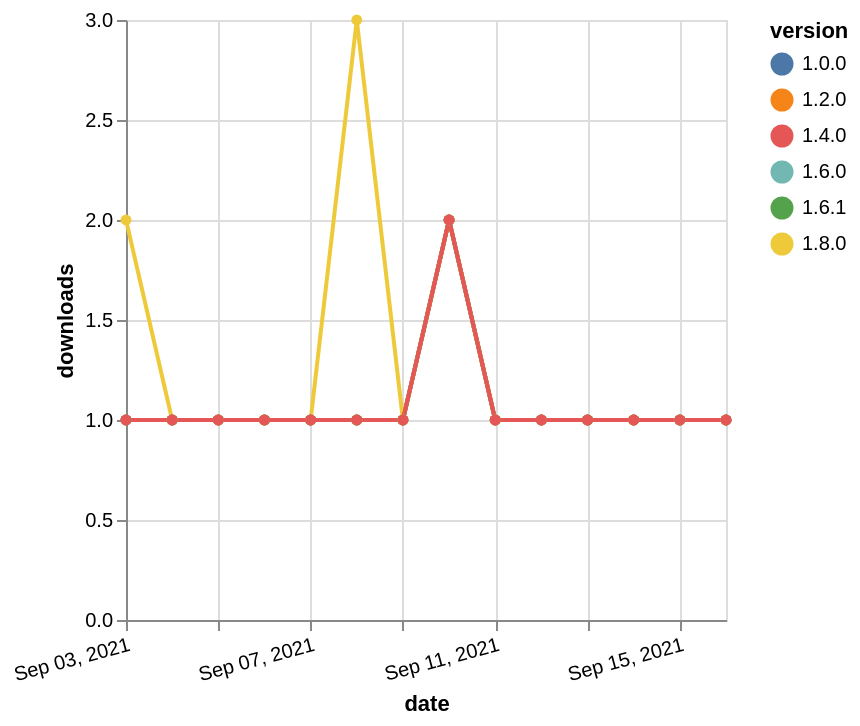

Describe this chart as a Vega-Lite specification.
### Vega-Lite specification from a JSON file in a GitHub repository (floating-point values rounded to 4 significant figures)
{"$schema": "https://vega.github.io/schema/vega-lite/v5.json", "description": "A simple bar chart with embedded data.", "data": {"values": [{"date": "2021-09-03", "total": 158, "delta": 1, "version": "1.6.0"}, {"date": "2021-09-04", "total": 159, "delta": 1, "version": "1.6.0"}, {"date": "2021-09-05", "total": 160, "delta": 1, "version": "1.6.0"}, {"date": "2021-09-06", "total": 161, "delta": 1, "version": "1.6.0"}, {"date": "2021-09-07", "total": 162, "delta": 1, "version": "1.6.0"}, {"date": "2021-09-08", "total": 163, "delta": 1, "version": "1.6.0"}, {"date": "2021-09-09", "total": 164, "delta": 1, "version": "1.6.0"}, {"date": "2021-09-10", "total": 166, "delta": 2, "version": "1.6.0"}, {"date": "2021-09-11", "total": 167, "delta": 1, "version": "1.6.0"}, {"date": "2021-09-12", "total": 168, "delta": 1, "version": "1.6.0"}, {"date": "2021-09-13", "total": 169, "delta": 1, "version": "1.6.0"}, {"date": "2021-09-14", "total": 170, "delta": 1, "version": "1.6.0"}, {"date": "2021-09-15", "total": 171, "delta": 1, "version": "1.6.0"}, {"date": "2021-09-16", "total": 172, "delta": 1, "version": "1.6.0"}, {"date": "2021-09-03", "total": 135, "delta": 1, "version": "1.6.1"}, {"date": "2021-09-04", "total": 136, "delta": 1, "version": "1.6.1"}, {"date": "2021-09-05", "total": 137, "delta": 1, "version": "1.6.1"}, {"date": "2021-09-06", "total": 138, "delta": 1, "version": "1.6.1"}, {"date": "2021-09-07", "total": 139, "delta": 1, "version": "1.6.1"}, {"date": "2021-09-08", "total": 140, "delta": 1, "version": "1.6.1"}, {"date": "2021-09-09", "total": 141, "delta": 1, "version": "1.6.1"}, {"date": "2021-09-10", "total": 143, "delta": 2, "version": "1.6.1"}, {"date": "2021-09-11", "total": 144, "delta": 1, "version": "1.6.1"}, {"date": "2021-09-12", "total": 145, "delta": 1, "version": "1.6.1"}, {"date": "2021-09-13", "total": 146, "delta": 1, "version": "1.6.1"}, {"date": "2021-09-14", "total": 147, "delta": 1, "version": "1.6.1"}, {"date": "2021-09-15", "total": 148, "delta": 1, "version": "1.6.1"}, {"date": "2021-09-16", "total": 149, "delta": 1, "version": "1.6.1"}, {"date": "2021-09-03", "total": 130, "delta": 2, "version": "1.8.0"}, {"date": "2021-09-04", "total": 131, "delta": 1, "version": "1.8.0"}, {"date": "2021-09-05", "total": 132, "delta": 1, "version": "1.8.0"}, {"date": "2021-09-06", "total": 133, "delta": 1, "version": "1.8.0"}, {"date": "2021-09-07", "total": 134, "delta": 1, "version": "1.8.0"}, {"date": "2021-09-08", "total": 137, "delta": 3, "version": "1.8.0"}, {"date": "2021-09-09", "total": 138, "delta": 1, "version": "1.8.0"}, {"date": "2021-09-10", "total": 140, "delta": 2, "version": "1.8.0"}, {"date": "2021-09-11", "total": 141, "delta": 1, "version": "1.8.0"}, {"date": "2021-09-12", "total": 142, "delta": 1, "version": "1.8.0"}, {"date": "2021-09-13", "total": 143, "delta": 1, "version": "1.8.0"}, {"date": "2021-09-14", "total": 144, "delta": 1, "version": "1.8.0"}, {"date": "2021-09-15", "total": 145, "delta": 1, "version": "1.8.0"}, {"date": "2021-09-16", "total": 146, "delta": 1, "version": "1.8.0"}, {"date": "2021-09-03", "total": 212, "delta": 1, "version": "1.0.0"}, {"date": "2021-09-04", "total": 213, "delta": 1, "version": "1.0.0"}, {"date": "2021-09-05", "total": 214, "delta": 1, "version": "1.0.0"}, {"date": "2021-09-06", "total": 215, "delta": 1, "version": "1.0.0"}, {"date": "2021-09-07", "total": 216, "delta": 1, "version": "1.0.0"}, {"date": "2021-09-08", "total": 217, "delta": 1, "version": "1.0.0"}, {"date": "2021-09-09", "total": 218, "delta": 1, "version": "1.0.0"}, {"date": "2021-09-10", "total": 220, "delta": 2, "version": "1.0.0"}, {"date": "2021-09-11", "total": 221, "delta": 1, "version": "1.0.0"}, {"date": "2021-09-12", "total": 222, "delta": 1, "version": "1.0.0"}, {"date": "2021-09-13", "total": 223, "delta": 1, "version": "1.0.0"}, {"date": "2021-09-14", "total": 224, "delta": 1, "version": "1.0.0"}, {"date": "2021-09-15", "total": 225, "delta": 1, "version": "1.0.0"}, {"date": "2021-09-16", "total": 226, "delta": 1, "version": "1.0.0"}, {"date": "2021-09-03", "total": 201, "delta": 1, "version": "1.2.0"}, {"date": "2021-09-04", "total": 202, "delta": 1, "version": "1.2.0"}, {"date": "2021-09-05", "total": 203, "delta": 1, "version": "1.2.0"}, {"date": "2021-09-06", "total": 204, "delta": 1, "version": "1.2.0"}, {"date": "2021-09-07", "total": 205, "delta": 1, "version": "1.2.0"}, {"date": "2021-09-08", "total": 206, "delta": 1, "version": "1.2.0"}, {"date": "2021-09-09", "total": 207, "delta": 1, "version": "1.2.0"}, {"date": "2021-09-10", "total": 209, "delta": 2, "version": "1.2.0"}, {"date": "2021-09-11", "total": 210, "delta": 1, "version": "1.2.0"}, {"date": "2021-09-12", "total": 211, "delta": 1, "version": "1.2.0"}, {"date": "2021-09-13", "total": 212, "delta": 1, "version": "1.2.0"}, {"date": "2021-09-14", "total": 213, "delta": 1, "version": "1.2.0"}, {"date": "2021-09-15", "total": 214, "delta": 1, "version": "1.2.0"}, {"date": "2021-09-16", "total": 215, "delta": 1, "version": "1.2.0"}, {"date": "2021-09-03", "total": 174, "delta": 1, "version": "1.4.0"}, {"date": "2021-09-04", "total": 175, "delta": 1, "version": "1.4.0"}, {"date": "2021-09-05", "total": 176, "delta": 1, "version": "1.4.0"}, {"date": "2021-09-06", "total": 177, "delta": 1, "version": "1.4.0"}, {"date": "2021-09-07", "total": 178, "delta": 1, "version": "1.4.0"}, {"date": "2021-09-08", "total": 179, "delta": 1, "version": "1.4.0"}, {"date": "2021-09-09", "total": 180, "delta": 1, "version": "1.4.0"}, {"date": "2021-09-10", "total": 182, "delta": 2, "version": "1.4.0"}, {"date": "2021-09-11", "total": 183, "delta": 1, "version": "1.4.0"}, {"date": "2021-09-12", "total": 184, "delta": 1, "version": "1.4.0"}, {"date": "2021-09-13", "total": 185, "delta": 1, "version": "1.4.0"}, {"date": "2021-09-14", "total": 186, "delta": 1, "version": "1.4.0"}, {"date": "2021-09-15", "total": 187, "delta": 1, "version": "1.4.0"}, {"date": "2021-09-16", "total": 188, "delta": 1, "version": "1.4.0"}]}, "width": "container", "mark": {"type": "line", "point": {"filled": true}}, "encoding": {"x": {"field": "date", "type": "temporal", "timeUnit": "yearmonthdate", "title": "date", "axis": {"labelAngle": -15}}, "y": {"field": "delta", "type": "quantitative", "title": "downloads"}, "color": {"field": "version", "type": "nominal"}, "tooltip": {"field": "delta"}}}
